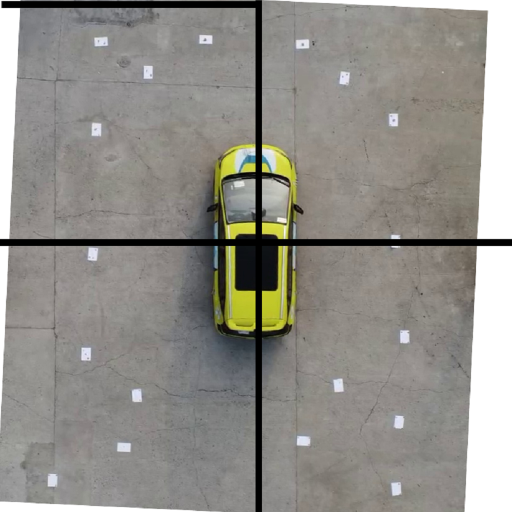
#> input picture data/BEV_data/UAV_data/1.png, 1024 x 1024 px (shown at 1/2 size)
$ python -i FAST_img.py   (imports and definitions only)
#> lines starting #> are read from the running program, lines starting #| are printed output that depends on the picture
import cv2,glob,os
from get_config import get_config
from undist import get_map
import numpy as np
import matplotlib.pyplot as plt

# [182 lines left out: functions get_t, remap, get_mask, thin_mask, soft_bounary, not called in this run]

def luminance_balance(images):
    [front,back,left,right] = [cv2.cvtColor(image,cv2.COLOR_BGR2HSV)
                               for image in images]
    hf, sf, vf = cv2.split(front)
    hb, sb, vb = cv2.split(back)
    hl, sl, vl = cv2.split(left)
    hr, sr, vr = cv2.split(right)
    V_f = np.min(vf[vf>0])
    V_b = np.min(vb[vb>0])
    V_l = np.min(vl[vl>0])
    V_r = np.min(vr[vr>0])
    V_mean = (V_f + V_b + V_l +V_r) / 4
    vf = cv2.add(vf,(V_mean - V_f))
    vb = cv2.add(vb,(V_mean - V_b))
    vl = cv2.add(vl,(V_mean - V_l))
    vr = cv2.add(vr,(V_mean - V_r))
    r=11
    front = cv2.merge([hf,sf,vf])
    back = cv2.merge([hb,sb,vb])
    left = cv2.merge([hl,sl,vl])
    right = cv2.merge([hr,sr,vr])
    images = [front,back,left,right]
    images = [cv2.cvtColor(image,cv2.COLOR_HSV2BGR) for image in images]
    return images

# [111 lines not run here, left out]

>>> import cv2
>>> picture = cv2.imread('../data/BEV_data/UAV_data/1.png', cv2.IMREAD_GRAYSCALE)
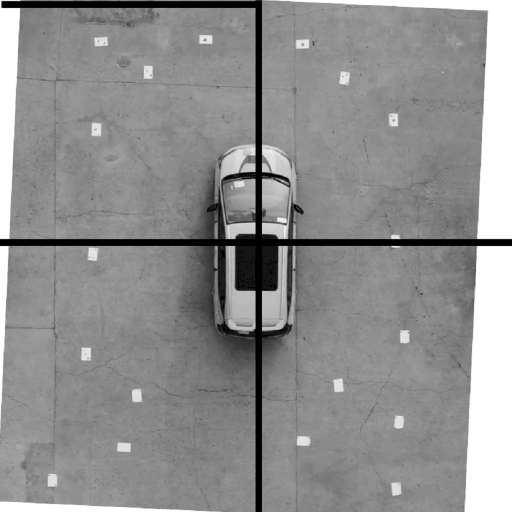
#> picture: shape (1024, 1024) (shown at 1/2 size); min 0, max 255, mean 143.4
#> (the run stopped early here; a loop or call above may not have finished)
